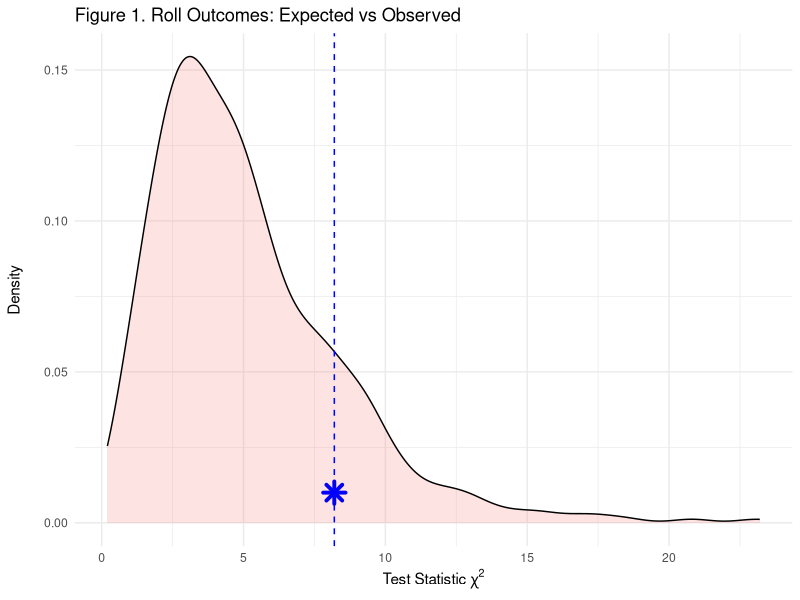
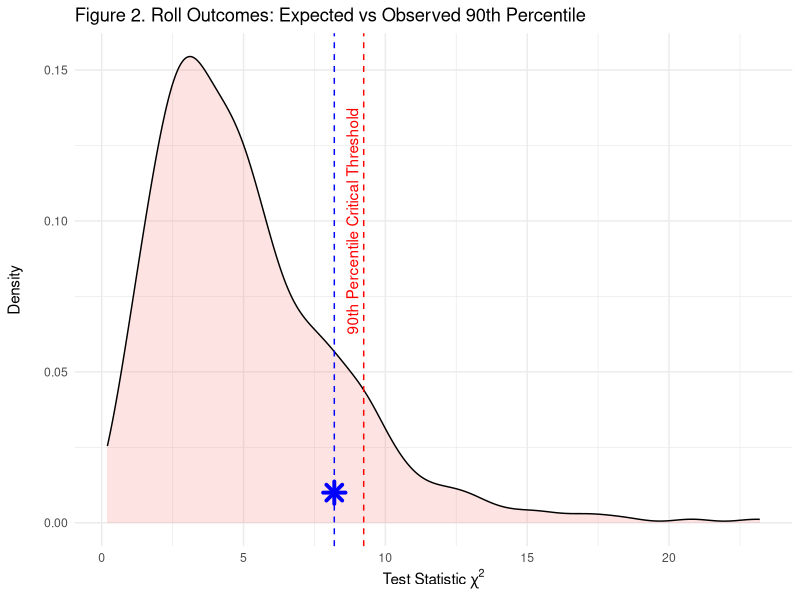

R code for these plots, in order:
## ---- chunk 1
knitr::opts_chunk$set(echo = T, message=F, warning=F)
## ---- chunk 2
library(tidyverse)
## ---- chunk 3
rollSummary <- tibble(value=1:6,
                   n = c(8,9,18,7,8,10))

ObservedTable <- knitr::kable(rollSummary,
                              format = "html", table.attr = "style='width:30%;'",
                              align='cc',
                              col.names = c('value' = 'Value', 'n' = 'Count'),
                              caption = 'Table 1. Summary of Suspect Die Rolls')
ObservedTable
## ---- chunk 4
### Actual Die Rolls
rollSummary <- tibble(value=1:6, # die values 1 through 6
                      n = c(8,9,18,7,8,10)) # times each die 1:6 was rolled i.e. rolled 1 8 times
rollSummary

### Generate and Compare Theoretical Expectations
# number of times I rolled the die
nRolls <- 60

# the expected outcome for each value nRolls/6=10
Expected <- rep(10,6) # we expected to roll each of the 6 possible rolls 10 times each if it were perfectly fair
Observed <- rollSummary$n

# Chi Sq Test Statistic
obsXsq <- sum((Observed - Expected)^2 / Expected)
obsXsq

possibleValues <- seq(1,6,by=1) # We need this in our For Loop
ranRolls <- tibble(value=sample(x = possibleValues, # And this
                                size = nRolls,
                                replace = TRUE)) 
ranRollsSummary <- ranRolls %>% count(value) # And this
ranRollsSummary
## ---- chunk 5
# Die Roll Permutations
nRolls <- 60 # we want to roll the dice 60 times per permutation
mPerm <- 1000 # we want to run 1000 permutations
Expected <- rep(10,6) # we expected to roll each of the 6 possible rolls 10 times each if it were perfectly fair
DiceStat <- numeric() # Output object for dice roll test statistics
  
for(i in 1:mPerm) {
  possibleValues <- seq(1,6,by=1)
  ranRolls <- tibble(value=sample(x = possibleValues,
                                  size = nRolls,
                                  replace = TRUE)) 
  ranRollsSummary <- ranRolls %>% count(value) # The ranRollsSummary is essentially our "Observed" values
  DiceStat[i] <- sum((ranRollsSummary$n - Expected)^2 / Expected) # Stores observations from ranRollsSummary$n, iterates [i] times
}
## ---- chunk 6
# Plot
ggplot() + 
  geom_density(aes(x=DiceStat,fill="red"),alpha=0.2) + 
  geom_vline(xintercept = obsXsq,color="blue",linetype="dashed") + 
  geom_point(aes(x=obsXsq,y=0.01),size=4,shape=8,color="blue",stroke=2) + 
  labs(title = "Figure 1. Roll Outcomes: Expected vs Observed",
       y = "Density\n",
       x = expression("Test Statistic"~chi^2)) +
  theme_minimal() +
  theme(legend.position="none")
## ---- chunk 7
ChiSqDist.alpha10 <- qchisq(0.90, df = 5, lower.tail = T)
## ---- chunk 8
# Plotting Threshold
ggplot() + 
  geom_density(aes(x=DiceStat,fill="red"),alpha=0.2) + 
  geom_vline(xintercept = obsXsq,color="blue",linetype="dashed") + 
  geom_vline(xintercept = ChiSqDist.alpha10,color="red",linetype="dashed") +
  annotate("text",
           x = ChiSqDist.alpha10 -0.4,
           y = 0.10,
           colour = "red",
           label=paste("90th Percentile Critical Threshold"),
           angle = 90) +
  geom_point(aes(x=obsXsq,y=0.01),size=4,shape=8,color="blue",stroke=2) + 
  labs(title = "Figure 2. Roll Outcomes: Expected vs Observed 90th Percentile",
       y = "Density\n",
       x = expression("Test Statistic"~chi^2)) +
  theme_minimal() +
  theme(legend.position="none")
